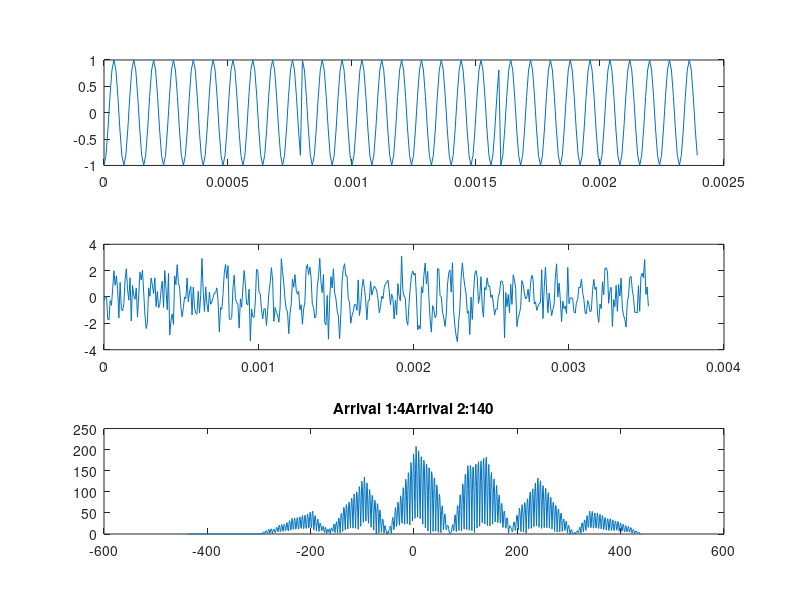

MATLAB code to generate this figure:
T = 80e-6;
f = 1/T;

fs = 10*f;

T_bit = 10*T;

samples_per_cycle = floor(fs/f);
samples_per_bit = 10*samples_per_cycle;

t = 0:1/fs:20*T_bit - 1/fs;

o = cos(2*pi*f*t(1:samples_per_bit));
z = -cos(2*pi*f*t(1:samples_per_bit));
n = zeros(1,samples_per_bit);

arrivals = [randi([1,samples_per_bit]) randi([samples_per_bit,2*samples_per_bit])];

sig_t = [z o z];
r1 = [zeros(1,arrivals(1)) sig_t];
r2 = [zeros(1,arrivals(2)), sig_t];
r1 = [r1 zeros(1,numel(r2) - numel(r1))];
sig_r = r1 + r2;
sig_r = awgn(sig_r,1.0);

[acor,lag] = xcorr(sig_r,sig_t);

subplot(311);
plot(t(1:numel(sig_t)),sig_t);
subplot(312);
plot(t(1:numel(sig_r)),sig_r);
subplot(313);
plot(lag,abs(acor));
title(strcat('Arrival 1: ',num2str(arrivals(1)), 'Arrival 2: ', num2str(arrivals(2))));